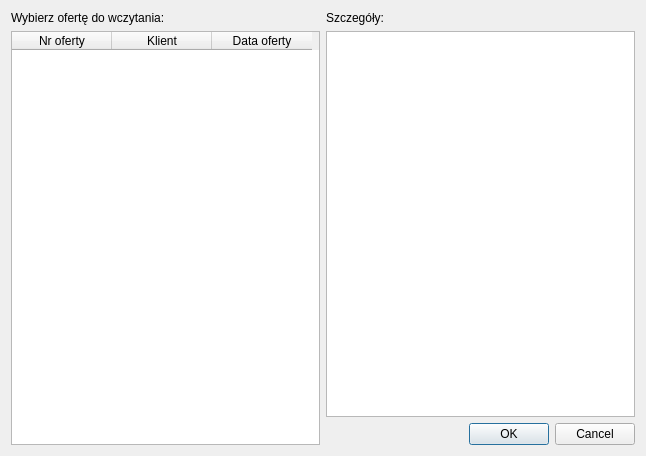
<?xml version="1.0" encoding="UTF-8"?>
<ui version="4.0">
 <class>LoadDialog</class>
 <widget class="QDialog" name="LoadDialog">
  <property name="geometry">
   <rect>
    <x>0</x>
    <y>0</y>
    <width>646</width>
    <height>456</height>
   </rect>
  </property>
  <property name="windowTitle">
   <string>Wybierz ofertę do wczytania</string>
  </property>
  <layout class="QHBoxLayout" name="horizontalLayout">
   <item>
    <layout class="QVBoxLayout" name="verticalLayout_2">
     <item>
      <widget class="QLabel" name="label">
       <property name="text">
        <string>Wybierz ofertę do wczytania:</string>
       </property>
      </widget>
     </item>
     <item>
      <widget class="QTableWidget" name="tableWidget">
       <column>
        <property name="text">
         <string>Nr oferty</string>
        </property>
       </column>
       <column>
        <property name="text">
         <string>Klient</string>
        </property>
       </column>
       <column>
        <property name="text">
         <string>Data oferty</string>
        </property>
       </column>
      </widget>
     </item>
    </layout>
   </item>
   <item>
    <layout class="QVBoxLayout" name="verticalLayout">
     <item>
      <widget class="QLabel" name="label_2">
       <property name="text">
        <string>Szczegóły:</string>
       </property>
      </widget>
     </item>
     <item>
      <widget class="QTextEdit" name="textEdit">
       <property name="frameShadow">
        <enum>QFrame::Raised</enum>
       </property>
       <property name="readOnly">
        <bool>true</bool>
       </property>
      </widget>
     </item>
     <item>
      <widget class="QDialogButtonBox" name="buttonBox">
       <property name="orientation">
        <enum>Qt::Horizontal</enum>
       </property>
       <property name="standardButtons">
        <set>QDialogButtonBox::Cancel|QDialogButtonBox::Ok</set>
       </property>
      </widget>
     </item>
    </layout>
   </item>
  </layout>
 </widget>
 <resources/>
 <connections>
  <connection>
   <sender>buttonBox</sender>
   <signal>accepted()</signal>
   <receiver>LoadDialog</receiver>
   <slot>accept()</slot>
   <hints>
    <hint type="sourcelabel">
     <x>248</x>
     <y>254</y>
    </hint>
    <hint type="destinationlabel">
     <x>157</x>
     <y>274</y>
    </hint>
   </hints>
  </connection>
  <connection>
   <sender>buttonBox</sender>
   <signal>rejected()</signal>
   <receiver>LoadDialog</receiver>
   <slot>reject()</slot>
   <hints>
    <hint type="sourcelabel">
     <x>316</x>
     <y>260</y>
    </hint>
    <hint type="destinationlabel">
     <x>286</x>
     <y>274</y>
    </hint>
   </hints>
  </connection>
 </connections>
</ui>
